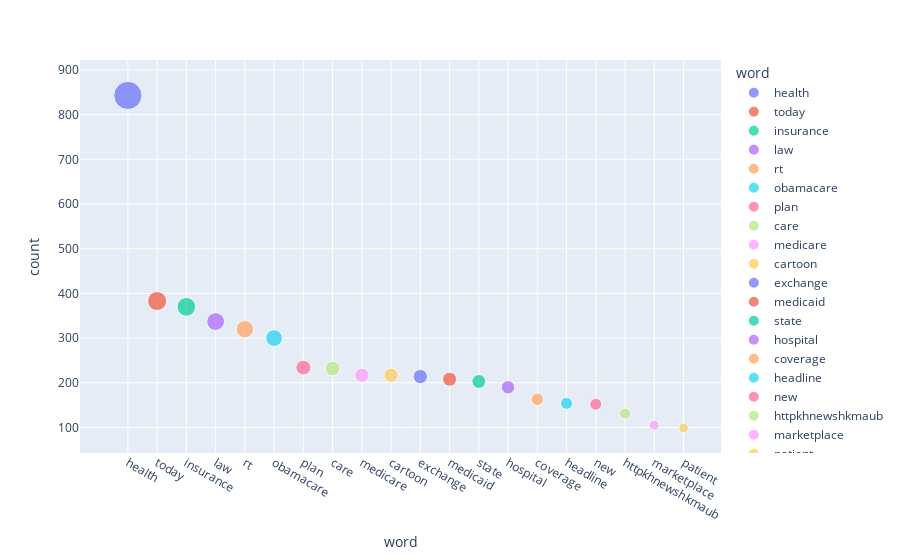

The code cell stored with this chart in its notebook:
### Markdown cell above
3. Bubble Graph

### Code cell
graph = px.scatter(most_common_k_df, x = "word", y = "count", hover_name = "word", size = "count", color = "word")
graph.show()

### Figure 1 — Plotly figure (JSON) as saved in the notebook; plotly's stock layout.template omitted (floating-point values rounded to 4 significant figures)
{"data": [{"hovertemplate": "<b>%{hovertext}</b><br><br>word=%{x}<br>count=%{marker.size}<extra></extra>", "hovertext": ["health"], "legendgroup": "health", "marker": {"color": "#636efa", "size": [843], "sizemode": "area", "sizeref": 2.107, "symbol": "circle"}, "mode": "markers", "name": "health", "orientation": "v", "showlegend": true, "type": "scatter", "x": ["health"], "xaxis": "x", "y": [843], "yaxis": "y"}, {"hovertemplate": "<b>%{hovertext}</b><br><br>word=%{x}<br>count=%{marker.size}<extra></extra>", "hovertext": ["today"], "legendgroup": "today", "marker": {"color": "#EF553B", "size": [383], "sizemode": "area", "sizeref": 2.107, "symbol": "circle"}, "mode": "markers", "name": "today", "orientation": "v", "showlegend": true, "type": "scatter", "x": ["today"], "xaxis": "x", "y": [383], "yaxis": "y"}, {"hovertemplate": "<b>%{hovertext}</b><br><br>word=%{x}<br>count=%{marker.size}<extra></extra>", "hovertext": ["insurance"], "legendgroup": "insurance", "marker": {"color": "#00cc96", "size": [370], "sizemode": "area", "sizeref": 2.107, "symbol": "circle"}, "mode": "markers", "name": "insurance", "orientation": "v", "showlegend": true, "type": "scatter", "x": ["insurance"], "xaxis": "x", "y": [370], "yaxis": "y"}, {"hovertemplate": "<b>%{hovertext}</b><br><br>word=%{x}<br>count=%{marker.size}<extra></extra>", "hovertext": ["law"], "legendgroup": "law", "marker": {"color": "#ab63fa", "size": [337], "sizemode": "area", "sizeref": 2.107, "symbol": "circle"}, "mode": "markers", "name": "law", "orientation": "v", "showlegend": true, "type": "scatter", "x": ["law"], "xaxis": "x", "y": [337], "yaxis": "y"}, {"hovertemplate": "<b>%{hovertext}</b><br><br>word=%{x}<br>count=%{marker.size}<extra></extra>", "hovertext": ["rt"], "legendgroup": "rt", "marker": {"color": "#FFA15A", "size": [320], "sizemode": "area", "sizeref": 2.107, "symbol": "circle"}, "mode": "markers", "name": "rt", "orientation": "v", "showlegend": true, "type": "scatter", "x": ["rt"], "xaxis": "x", "y": [320], "yaxis": "y"}, {"hovertemplate": "<b>%{hovertext}</b><br><br>word=%{x}<br>count=%{marker.size}<extra></extra>", "hovertext": ["obamacare"], "legendgroup": "obamacare", "marker": {"color": "#19d3f3", "size": [300], "sizemode": "area", "sizeref": 2.107, "symbol": "circle"}, "mode": "markers", "name": "obamacare", "orientation": "v", "showlegend": true, "type": "scatter", "x": ["obamacare"], "xaxis": "x", "y": [300], "yaxis": "y"}, {"hovertemplate": "<b>%{hovertext}</b><br><br>word=%{x}<br>count=%{marker.size}<extra></extra>", "hovertext": ["plan"], "legendgroup": "plan", "marker": {"color": "#FF6692", "size": [234], "sizemode": "area", "sizeref": 2.107, "symbol": "circle"}, "mode": "markers", "name": "plan", "orientation": "v", "showlegend": true, "type": "scatter", "x": ["plan"], "xaxis": "x", "y": [234], "yaxis": "y"}, {"hovertemplate": "<b>%{hovertext}</b><br><br>word=%{x}<br>count=%{marker.size}<extra></extra>", "hovertext": ["care"], "legendgroup": "care", "marker": {"color": "#B6E880", "size": [232], "sizemode": "area", "sizeref": 2.107, "symbol": "circle"}, "mode": "markers", "name": "care", "orientation": "v", "showlegend": true, "type": "scatter", "x": ["care"], "xaxis": "x", "y": [232], "yaxis": "y"}, {"hovertemplate": "<b>%{hovertext}</b><br><br>word=%{x}<br>count=%{marker.size}<extra></extra>", "hovertext": ["medicare"], "legendgroup": "medicare", "marker": {"color": "#FF97FF", "size": [217], "sizemode": "area", "sizeref": 2.107, "symbol": "circle"}, "mode": "markers", "name": "medicare", "orientation": "v", "showlegend": true, "type": "scatter", "x": ["medicare"], "xaxis": "x", "y": [217], "yaxis": "y"}, {"hovertemplate": "<b>%{hovertext}</b><br><br>word=%{x}<br>count=%{marker.size}<extra></extra>", "hovertext": ["cartoon"], "legendgroup": "cartoon", "marker": {"color": "#FECB52", "size": [217], "sizemode": "area", "sizeref": 2.107, "symbol": "circle"}, "mode": "markers", "name": "cartoon", "orientation": "v", "showlegend": true, "type": "scatter", "x": ["cartoon"], "xaxis": "x", "y": [217], "yaxis": "y"}, {"hovertemplate": "<b>%{hovertext}</b><br><br>word=%{x}<br>count=%{marker.size}<extra></extra>", "hovertext": ["exchange"], "legendgroup": "exchange", "marker": {"color": "#636efa", "size": [214], "sizemode": "area", "sizeref": 2.107, "symbol": "circle"}, "mode": "markers", "name": "exchange", "orientation": "v", "showlegend": true, "type": "scatter", "x": ["exchange"], "xaxis": "x", "y": [214], "yaxis": "y"}, {"hovertemplate": "<b>%{hovertext}</b><br><br>word=%{x}<br>count=%{marker.size}<extra></extra>", "hovertext": ["medicaid"], "legendgroup": "medicaid", "marker": {"color": "#EF553B", "size": [208], "sizemode": "area", "sizeref": 2.107, "symbol": "circle"}, "mode": "markers", "name": "medicaid", "orientation": "v", "showlegend": true, "type": "scatter", "x": ["medicaid"], "xaxis": "x", "y": [208], "yaxis": "y"}, {"hovertemplate": "<b>%{hovertext}</b><br><br>word=%{x}<br>count=%{marker.size}<extra></extra>", "hovertext": ["state"], "legendgroup": "state", "marker": {"color": "#00cc96", "size": [203], "sizemode": "area", "sizeref": 2.107, "symbol": "circle"}, "mode": "markers", "name": "state", "orientation": "v", "showlegend": true, "type": "scatter", "x": ["state"], "xaxis": "x", "y": [203], "yaxis": "y"}, {"hovertemplate": "<b>%{hovertext}</b><br><br>word=%{x}<br>count=%{marker.size}<extra></extra>", "hovertext": ["hospital"], "legendgroup": "hospital", "marker": {"color": "#ab63fa", "size": [190], "sizemode": "area", "sizeref": 2.107, "symbol": "circle"}, "mode": "markers", "name": "hospital", "orientation": "v", "showlegend": true, "type": "scatter", "x": ["hospital"], "xaxis": "x", "y": [190], "yaxis": "y"}, {"hovertemplate": "<b>%{hovertext}</b><br><br>word=%{x}<br>count=%{marker.size}<extra></extra>", "hovertext": ["coverage"], "legendgroup": "coverage", "marker": {"color": "#FFA15A", "size": [163], "sizemode": "area", "sizeref": 2.107, "symbol": "circle"}, "mode": "markers", "name": "coverage", "orientation": "v", "showlegend": true, "type": "scatter", "x": ["coverage"], "xaxis": "x", "y": [163], "yaxis": "y"}, {"hovertemplate": "<b>%{hovertext}</b><br><br>word=%{x}<br>count=%{marker.size}<extra></extra>", "hovertext": ["headline"], "legendgroup": "headline", "marker": {"color": "#19d3f3", "size": [154], "sizemode": "area", "sizeref": 2.107, "symbol": "circle"}, "mode": "markers", "name": "headline", "orientation": "v", "showlegend": true, "type": "scatter", "x": ["headline"], "xaxis": "x", "y": [154], "yaxis": "y"}, {"hovertemplate": "<b>%{hovertext}</b><br><br>word=%{x}<br>count=%{marker.size}<extra></extra>", "hovertext": ["new"], "legendgroup": "new", "marker": {"color": "#FF6692", "size": [152], "sizemode": "area", "sizeref": 2.107, "symbol": "circle"}, "mode": "markers", "name": "new", "orientation": "v", "showlegend": true, "type": "scatter", "x": ["new"], "xaxis": "x", "y": [152], "yaxis": "y"}, {"hovertemplate": "<b>%{hovertext}</b><br><br>word=%{x}<br>count=%{marker.size}<extra></extra>", "hovertext": ["httpkhnewshkmaub"], "legendgroup": "httpkhnewshkmaub", "marker": {"color": "#B6E880", "size": [131], "sizemode": "area", "sizeref": 2.107, "symbol": "circle"}, "mode": "markers", "name": "httpkhnewshkmaub", "orientation": "v", "showlegend": true, "type": "scatter", "x": ["httpkhnewshkmaub"], "xaxis": "x", "y": [131], "yaxis": "y"}, {"hovertemplate": "<b>%{hovertext}</b><br><br>word=%{x}<br>count=%{marker.size}<extra></extra>", "hovertext": ["marketplace"], "legendgroup": "marketplace", "marker": {"color": "#FF97FF", "size": [105], "sizemode": "area", "sizeref": 2.107, "symbol": "circle"}, "mode": "markers", "name": "marketplace", "orientation": "v", "showlegend": true, "type": "scatter", "x": ["marketplace"], "xaxis": "x", "y": [105], "yaxis": "y"}, {"hovertemplate": "<b>%{hovertext}</b><br><br>word=%{x}<br>count=%{marker.size}<extra></extra>", "hovertext": ["patient"], "legendgroup": "patient", "marker": {"color": "#FECB52", "size": [99], "sizemode": "area", "sizeref": 2.107, "symbol": "circle"}, "mode": "markers", "name": "patient", "orientation": "v", "showlegend": true, "type": "scatter", "x": ["patient"], "xaxis": "x", "y": [99], "yaxis": "y"}], "layout": {"legend": {"itemsizing": "constant", "title": {"text": "word"}, "tracegroupgap": 0}, "margin": {"t": 60}, "xaxis": {"anchor": "y", "categoryarray": ["health", "today", "insurance", "law", "rt", "obamacare", "plan", "care", "medicare", "cartoon", "exchange", "medicaid", "state", "hospital", "coverage", "headline", "new", "httpkhnewshkmaub", "marketplace", "patient"], "categoryorder": "array", "domain": [0, 1], "title": {"text": "word"}}, "yaxis": {"anchor": "x", "domain": [0, 1], "title": {"text": "count"}}}}
